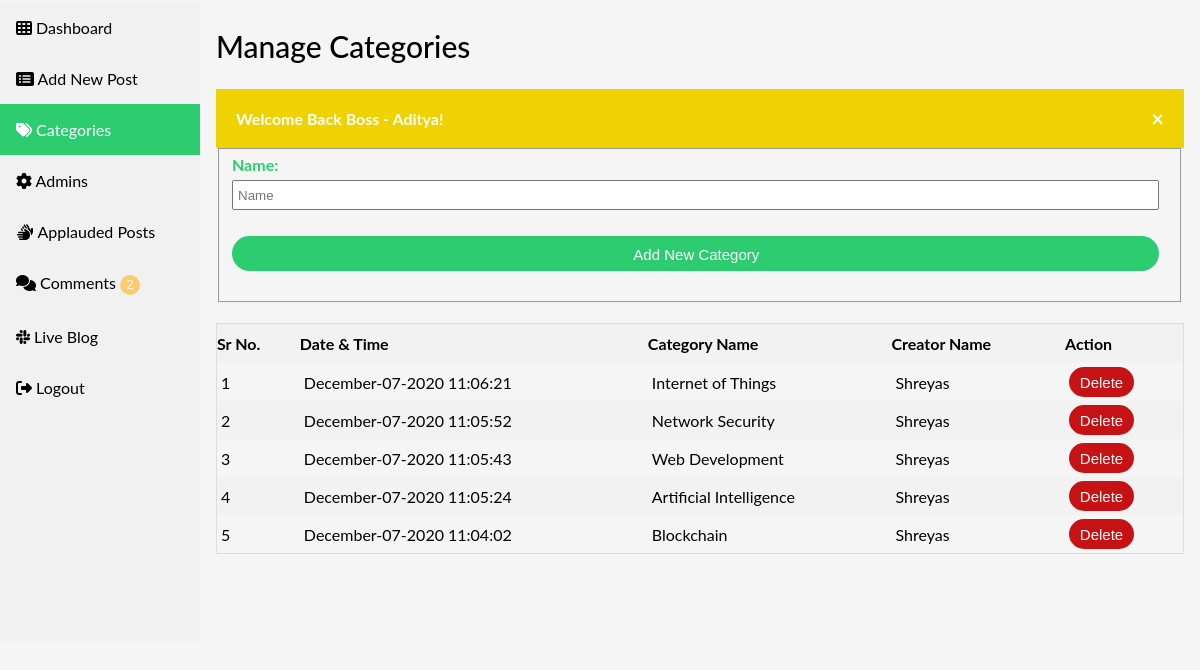
Screenshot of /Categories.php (signed in) with the database file from the repository.
### tables this page shows
CREATE TABLE `category` (
  `id` int(10) NOT NULL,
  `datetime` varchar(50) NOT NULL,
  `name` varchar(100) NOT NULL,
  `creatorname` varchar(100) NOT NULL
);

### Categories.php (the view, shortened to what this page needs)
<?php require_once("include/Sessions.php"); ?>
<?php require_once("include/Functions.php"); ?>
<!DOCTYPE html>
<html lang="en">
<head>
    <link rel="stylesheet" href="css/adminStyles.css">
</head>
<body>
<div class="mid">
    <div class="sidebar">
        <a href="dashboard.php"><i class="fas fa-th"></i> Dashboard</a>
        <a href="AddNewPost.php"><i class="fas fa-list-alt"></i> Add New Post</a>
        <a class="active" href="Categories.php"><i class="fas fa-tags"></i> Categories</a>
        <a href="Admins.php"><i class="fas fa-cog"></i></i> Admins</a>
        <a href="Applause.php"><i class="fas fa-sign-language"></i> Applauded Posts</a>
        <a href="Comments.php">
            <i class="fas fa-comments"></i> Comments
            <?php
                $QueryDisApproved = "SELECT COUNT(*) from comments WHERE status='OFF' ";
                $ExecuteDisApproved = $Connection->query($QueryDisApproved);
                $RowsDisApproved = $ExecuteDisApproved->fetch_assoc();
                $TotalDisApproved = array_shift($RowsDisApproved);
                if($TotalDisApproved){
            ?>
            <button class="cmt_y">
                <?php echo $TotalDisApproved; ?>
            </button>
            <?php } ?>
        </a>
        <a href="Blog.php"><i class="fab fa-slack"></i> Live Blog</a>
        <a href="Logout.php"><i class="fas fa-sign-out-alt"></i> Logout</a>
    </div>
</div>
<div class="topp">
    <div class="content">
        <h2>Manage Categories</h2>
        <?php echo Message(); echo SuccessMessage(); ?>
        <form action="Categories.php" method="post">
            <fieldset>
                <h4>Name:</h4>
                <input type="text" name="Category" id="Name" placeholder="Name">
                <input type="Submit" name="Submit" id="add" value="Add New Category">
            </fieldset>
        </form>
        <table>
            <tr>
                <th>Sr No.</th>
                <th>Date & Time</th>
                <th>Category Name</th>
                <th>Creator Name</th>
                <th>Action</th>
            </tr>
            <?php
                $ViewQuery = "SELECT * FROM category ORDER BY id desc";
                $Execute = $Connection->query($ViewQuery);
                $SrNo = 0;
                while($DataRows = $Execute->fetch_assoc()){
                    $Id = $DataRows["id"];
                    $DateTime = $DataRows["datetime"];
                    $Name = $DataRows["name"];
                    $CreatorName = $DataRows["creatorname"];
                    $SrNo++;
            ?>
            <tr>
                <td><?php echo $SrNo; ?></td>
                <td><?php echo $DateTime; ?></td>
                <td><?php echo $Name; ?></td>
                <td><?php echo $CreatorName; ?></td>
                <td>
                    <button class="del">
                        <a href="DeleteCategory.php?id=<?php echo $Id; ?>">Delete</a>
                    </button>
                </td>
            </tr>
            <?php } ?>
        </table>
    </div>
</div>
</body>
</html>

### css/adminStyles.css (style rules this page uses)
body { background: #f5f5f5; }

### Categories.php (style rules this page uses)
body { margin: 0; font-family: "Lato", sans-serif; }
.cmt_y { background-color: #fdcb6e; border: none; border-radius: 40px; height: 20px; width:20px; color: white; }
.mid { padding-top: 2px; }
.sidebar { margin: 0; padding: 0; width: 200px; background-color: #f1f1f1; position: absolute; height: 80%; overflow: auto; }
.sidebar a { display: block; color: black; padding: 16px; text-decoration: none; }
.sidebar a.active { background-color: #2ECC71; color: white; }
div.content { margin-left: 200px; padding: 1px 16px; height: auto; margin-bottom: 40px; }
h2 { font-weight: 500; font-size: 30px; }
table { margin-top: 20px; border-collapse: collapse; border-spacing: 0; width: 100%; border: 1px solid #ddd; }
th { text-align: left; padding: 10px 8px 10px 0; }
td { text-align: left; padding: 4px; }
th:first-child, td:first-child { text-align: left; }
tr:nth-child(odd) { background-color: #f2f2f2 }
.del { background-color: #c71215; border: none; border-radius: 30px; height: 30px; width:65px; color: white; font-size: 15px; }
.del a { text-decoration: none; color: white; }
input { height:30px; width:99%; margin-top: 6px; margin-bottom: 20px; text-indent: 2px; }
h4 { color: #2ECC71; margin:0; }
#add { color: white; background-color: #2ECC71; border: none; border-radius: 30px; padding-bottom: 20px; text-align: center; padding-top: 10px; height:35px; font-size: 15px; }

### rows the page displays
category: datetime "December-07-2020 11:06:21", name "Internet of Things", creatorname "Shreyas"
category: datetime "December-07-2020 11:05:52", name "Network Security", creatorname "Shreyas"
category: datetime "December-07-2020 11:05:43", name "Web Development", creatorname "Shreyas"
category: datetime "December-07-2020 11:05:24", name "Artificial Intelligence", creatorname "Shreyas"
category: datetime "December-07-2020 11:04:02", name "Blockchain", creatorname "Shreyas"

### other values shown
$TotalDisApproved "2"
$_SESSION["SuccessMessage"] "Welcome Back Boss - Aditya!"
